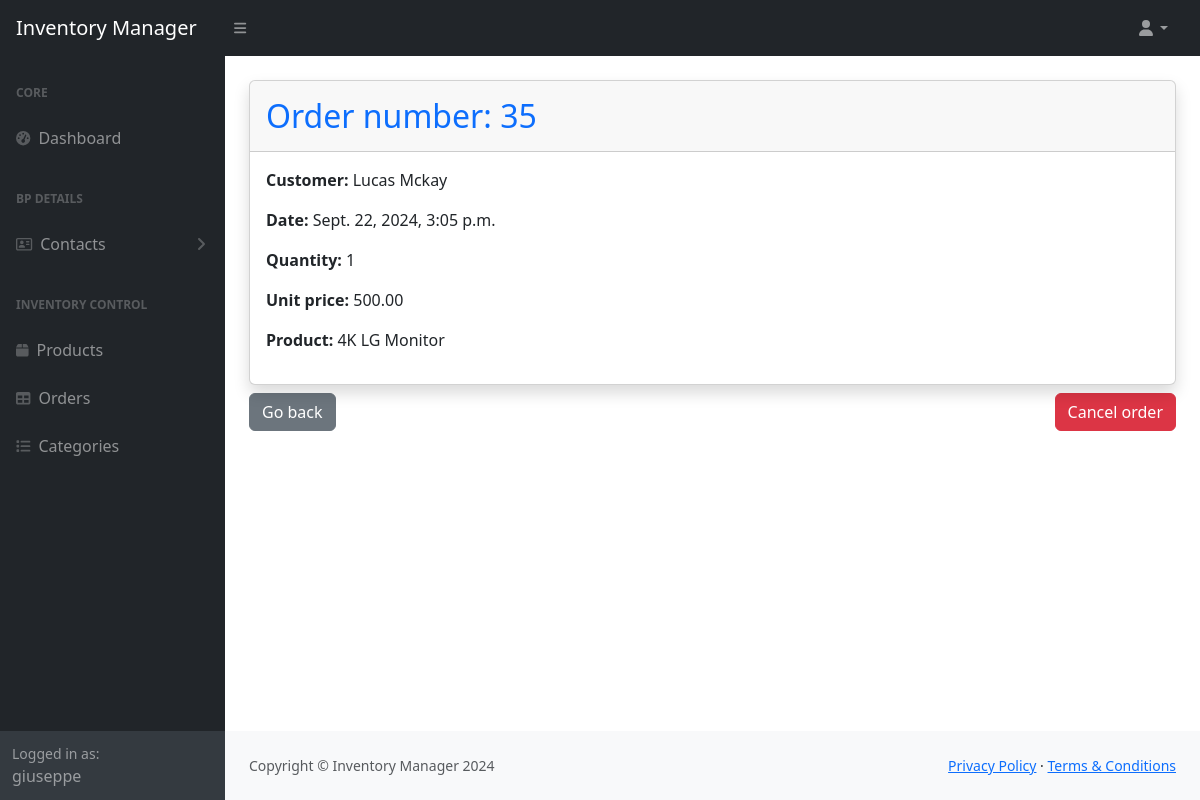
/order/35/ (signed in), run on an earlier commit of the app's database.
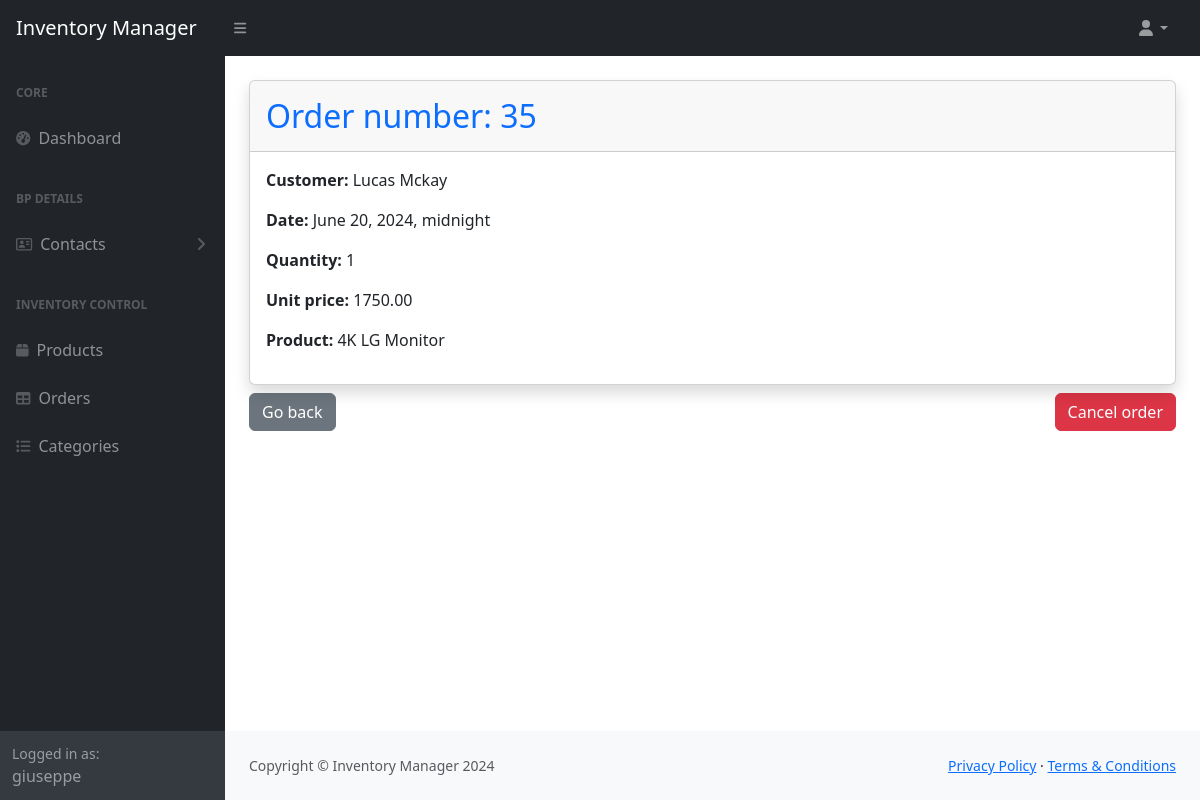
And on a later commit of the database.
### inventorymanager/models.py (models this page shows, shortened)
class Order(models.Model):
    order_date = models.DateTimeField(default=timezone.now)
    customer = models.ForeignKey(Customer, on_delete=models.CASCADE, related_name="orders")

class OrderItem(models.Model):
    product = models.ForeignKey(Product, on_delete=models.CASCADE, related_name="product_items")
    order = models.ForeignKey(Order, on_delete=models.CASCADE, related_name="order_items")
    quantity = models.PositiveIntegerField()
    unit_price = models.DecimalField(max_digits=10, decimal_places=2)

class Customer(models.Model):
    first_name = models.CharField(max_length=75, null = False)
    last_name = models.CharField(max_length=75, null = False)
    email = models.CharField(max_length=75)
    phone = models.CharField(max_length=15)
    def __str__(self):
        return f'{self.first_name} {self.last_name}'

class Product(models.Model):
    name = models.CharField(max_length=140, null = False)
    description = models.CharField(max_length=75)
    unit_cost = models.FloatField(null = False)
    quantity_in_stock = models.IntegerField(null=False)
    category = models.ForeignKey(Category, on_delete=models.CASCADE, related_name="products")
    supplier = models.ForeignKey(Supplier, on_delete=models.CASCADE, related_name="products")
    def __str__(self):
        return f'{self.name}'

### inventorymanager/views.py (the view)
# urls.py: path('order/<int:id>/', views.order_detail, name='order_detail'),
@login_required
def order_detail(request, id):
    order = get_object_or_404(Order, id=id)
    orderItem = OrderItem.objects.filter(order=order)
    order_form = OrderForm(instance=order)
    OrderItemFormSet = inlineformset_factory(Order, OrderItem, form=OrderItemForm, extra=0, can_delete=False)
    formset = OrderItemFormSet(instance=order)
    return render(request, 'inventorymanager/order_detail.html', {
        'order': order,
        'orderItem': orderItem,
        'order_form': order_form,
        'formset': formset,
        })

### inventorymanager/templates/inventorymanager/order_detail.html (shortened to what this page needs)
{% extends "inventorymanager/layout.html" %}
{% load crispy_forms_tags %}
{% block body %}
<div class="card shadow mt-4">
    <div class="card-header py-3">
        <h2 class="m-0 font-weight-bold text-primary">Order number: {{ order.id }}</h2>
    </div>
    <div class="card-body">
            <p id="order_customer_name_p{{ order.id }}"><strong>Customer: </strong>{{ order.customer }}</p>
            <p ><strong>Date: </strong>{{ order.order_date }}</p>
            {% for item in orderItem %}
            <p id="order_quantity_p{{ item.id }}"><strong>Quantity:</strong> {{ item.quantity }}</p>
            <p id="order_unit_price_p{{ item.id }}"><strong>Unit price: </strong> {{ item.unit_price }}</p>
            <p id="order_product_p{{ item.id }}"><strong>Product:</strong> {{ item.product }}</p>
            {% endfor %}
    </div>
</div>
<div class="d-flex">
    <div class="mt-2 flex-grow-1">
        <a type="button" class="btn btn-secondary" href="{% url 'orders' %}">Go back</a>
    </div>
    <div class="mt-2">
        <button type="button" class="btn btn-danger" data-bs-toggle="modal" data-bs-target="#deleteOrderModal">Cancel order</button>
    </div>
</div>
{% endblock body %}

What changed in the data, as far as the page shows it:
changed Order "Lucas Mckay": order_date "Sept. 22, 2024, 3:05 p.m." → "June 20, 2024, midnight"
changed OrderItem "4K LG Monitor": unit_price "500.00" → "1750.00"
